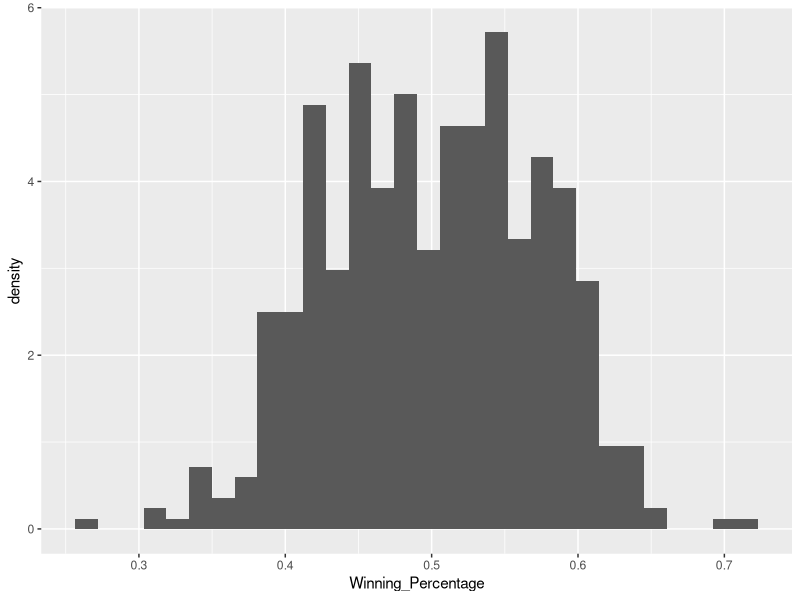
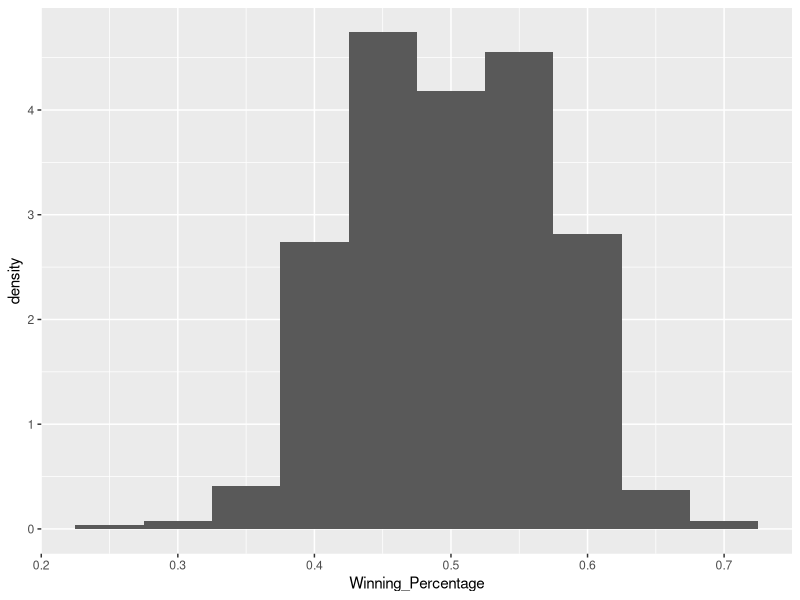
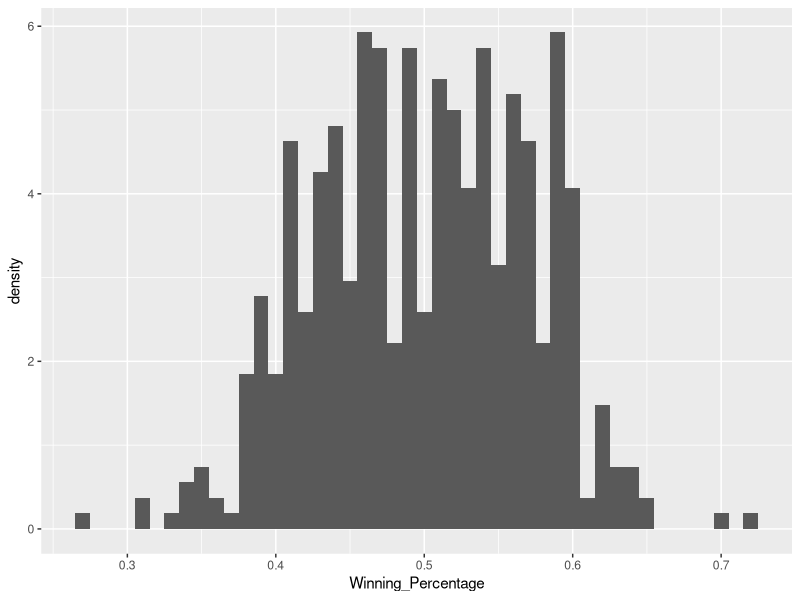
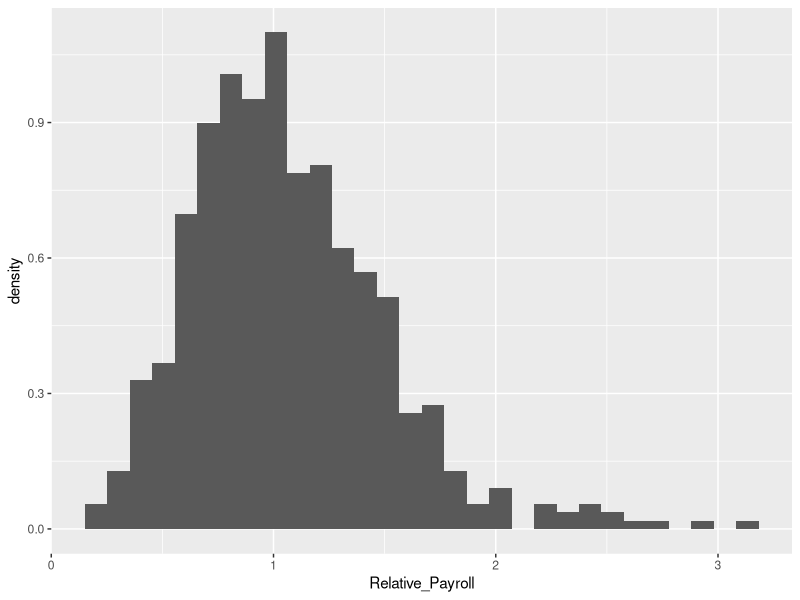
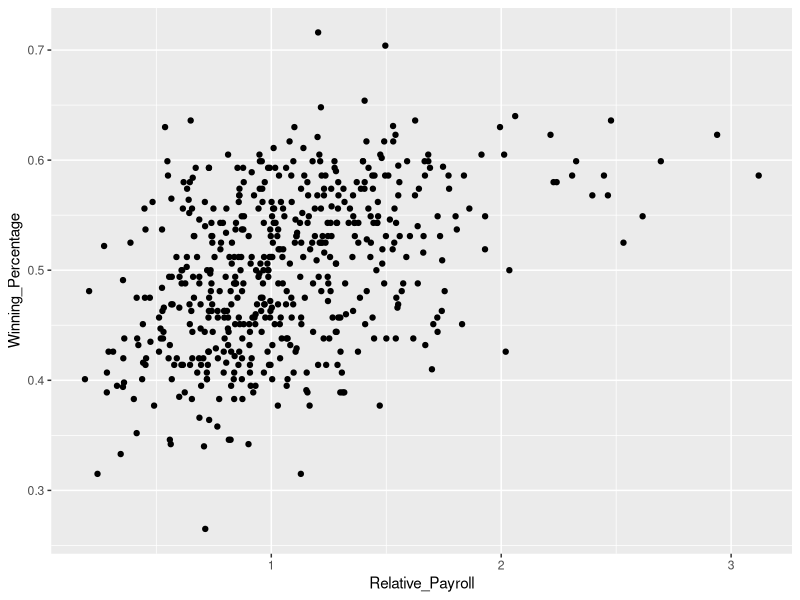
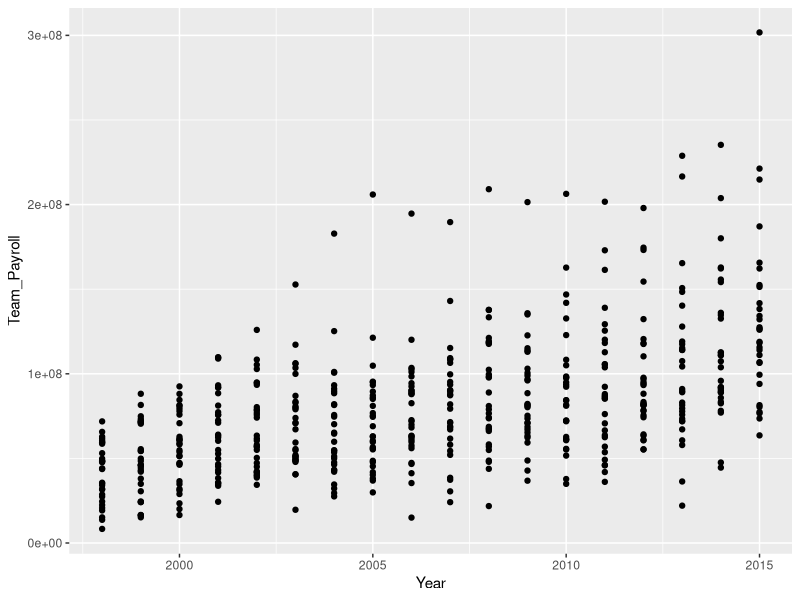
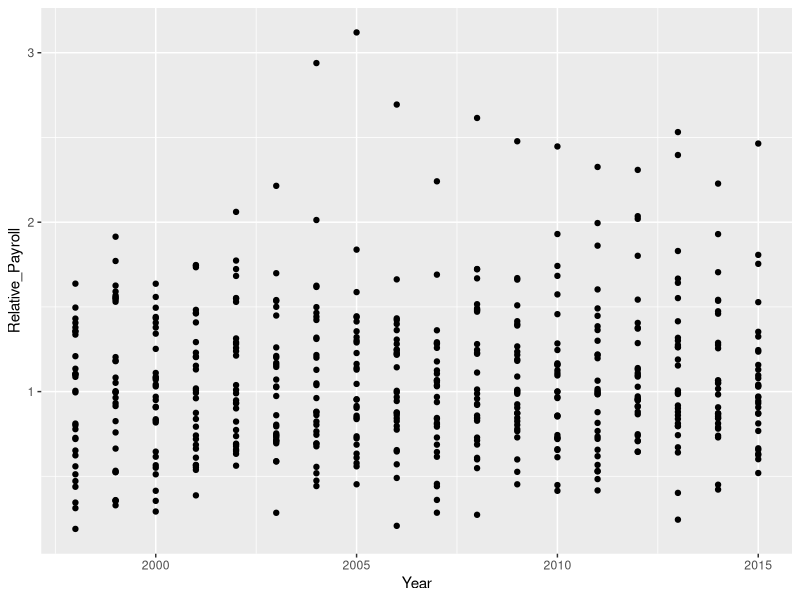
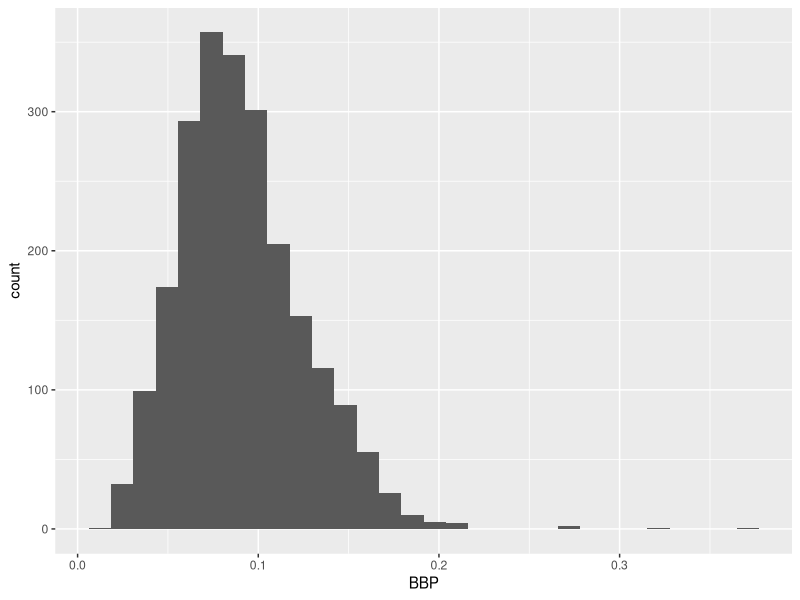

R code for these plots, in order:
## ---- chunk 1
knitr::opts_chunk$set(cache = TRUE, fig.align = "center", include = FALSE) # set include = TRUE to see solutions in knitted RMarkdown
library(tidyverse)
## ---- chunk 2
relative_payroll <- read_csv(file = "data/mlb_relative_payrolls.csv")
## ---- chunk 3
ggplot(data = relative_payroll) +
  geom_histogram(mapping = aes(x = Winning_Percentage, y = ..density..))

ggplot(data = relative_payroll) +
  geom_histogram(mapping = aes(x = Winning_Percentage, y = ..density..), binwidth = 0.05)

ggplot(data = relative_payroll) +
  geom_histogram(mapping = aes(x = Winning_Percentage, y = ..density..), binwidth = 0.01)
## ---- chunk 4
ggplot(data = relative_payroll) +
  geom_histogram(mapping = aes(x = Relative_Payroll, y = ..density..))
## ---- chunk 5
ggplot(data = relative_payroll) +
  geom_point(mapping = aes(x = Relative_Payroll, y = Winning_Percentage))
## ---- chunk 6
ggplot(data = relative_payroll) + 
  geom_point(mapping = aes(x = Year, y = Team_Payroll))

ggplot(data = relative_payroll) + 
  geom_point(mapping = aes(x = Year, y = Relative_Payroll))
## ---- chunk 7
hitting_qualified <- read_csv("data/hitting_qualified.csv")
## ---- chunk 8
arrange(hitting_qualified, yearID)
arrange(hitting_qualified, desc(yearID))
## ---- chunk 9
summarize(hitting_qualified, first_year= min(yearID), last_year= max(yearID))
## ---- chunk 10
hitting_qualified <- mutate(hitting_qualified,
                            IBB = as.integer(IBB),
                            HBP = as.integer(HBP),
                            SH = as.integer(SH),
                            SF = as.integer(SF),
                            GIDP = as.integer(GIDP))
## ---- chunk 11
select(hitting_qualified, playerID, yearID, AB, IBB, HBP, SH, SF, GIDP)
## ---- chunk 12
hitting_qualified <- replace_na(hitting_qualified, 
                                list(IBB = 0, HBP = 0, SH = 0, SF = 0, GIDP = 0))
## ---- chunk 13
select(hitting_qualified, playerID, yearID, AB, IBB, HBP, SH, SF, GIDP)
## ---- chunk 14
hitting_qualified <- mutate(hitting_qualified, X1B = H - X2B - X3B - HR)
## ---- chunk 15
hitting_qualified <- mutate(hitting_qualified, uBB = BB - IBB)
## ---- chunk 16
hitting_qualified <- mutate(hitting_qualified,
                  BBP = BB/PA,
                  KP = SO/PA,
                  OBP = (H + BB + HBP)/(AB + BB + HBP + SF),
                  SLG = (X1B + 2*X2B + 3*X3B + 4*HR)/AB,
                  OPS = OBP + SLG,
                  wOBA = (0.687 * uBB + 0.718 * HBP + 0.81 * X1B + 1.256 * X2B + 
                            1.594 * X3B+ 2.065 * HR)/(AB + uBB + SF + HBP))
## ---- chunk 17
hitting_qualified <- mutate(hitting_qualified, 
                            BBP_rating = case_when(BBP >= .15 ~ "Excellent",
                                                   BBP < .15 & BBP >= .125 ~ "Great",
                                                   BBP < .125 & BBP >= .1 ~ "Above Average",
                                                   BBP < .1 & BBP >= .08 ~ "Average",
                                                   BBP < .08 & BBP >= .07 ~ "Below Average",
                                                   BBP < .07 & BBP >= .055 ~ "Poor",
                                                   BBP < .055 & BBP >= 0 ~ "Awful"),
                            KP_rating = case_when(KP <= .1 ~ "Excellent",
                                                  KP <= .125 & KP > .1 ~ "Great",
                                                  KP <= .16 & KP > .125 ~ "Above Average",
                                                  KP <= .2 & KP > .16 ~ "Average",
                                                  KP <= .22 & KP > .2 ~ "Below Average",
                                                  KP <= .25 & KP > .22 ~ "Poor",
                                                  KP <= 1 & KP > .25 ~ "Awful"),
                            OBP_rating = case_when(OBP >= .39 ~ "Excellent",
                                                   OBP < .39 & OBP >= .37 ~ "Great",
                                                   OBP < .37 & OBP >= .34 ~ "Above Average",
                                                   OBP < .34 & OBP >= .32 ~ "Average",
                                                   OBP < .32 & OBP >= .31 ~ "Below Average",
                                                   OBP < .31 & OBP >= .3 ~ "Poor",
                                                   OBP < .3 & OBP >= 0 ~ "Awful"),
                            OPS_rating = case_when(OPS >= 1 ~ "Excellent",
                                                   OPS < 1 & OPS >= .9 ~ "Great",
                                                   OPS < .9 & OPS >= .8 ~ "Above Average",
                                                   OPS < .8 & OPS >= .71 ~ "Average",
                                                   OPS < .71 & OPS >= .67 ~ "Below Average",
                                                   OPS < .67 & OPS >= .6 ~ "Poor",
                                                   OPS < .6 & OPS >= 0 ~ "Awful"),
                            wOBA_rating = case_when(wOBA >= .4 ~ "Excellent",
                                                    wOBA < .4 & wOBA >= .37 ~ "Great",
                                                    wOBA < .37 & wOBA >= .34 ~ "Above Average",
                                                    wOBA < .34 & wOBA >= .32 ~ "Average",
                                                    wOBA < .32 & wOBA >= .31 ~ "Below Average",
                                                    wOBA < .31 & wOBA >= .3 ~ "Poor",
                                                    wOBA < .3 & wOBA >= 0 ~ "Awful"))
## ---- chunk 18
tmp_batting <- filter(hitting_qualified, yearID %in% c(2000:2015))
## ---- chunk 19
batting_recent <- select(tmp_batting, playerID, yearID, teamID, lgID, BBP, BBP_rating, KP, KP_rating, OBP, OBP_rating, SLG, OPS, OPS_rating, wOBA, wOBA_rating)
## ---- chunk 20
ggplot(batting_recent) +
  geom_histogram(mapping = aes(x=BBP))

ggplot(batting_recent) +
  geom_histogram(mapping = aes(x=KP))

ggplot(batting_recent) +
  geom_histogram(mapping = aes(x=wOBA))

ggplot(batting_recent) +
  geom_point(mapping = aes(x=BBP, y=wOBA))

ggplot(batting_recent) +
  geom_point(mapping = aes(x=KP, y=wOBA))
